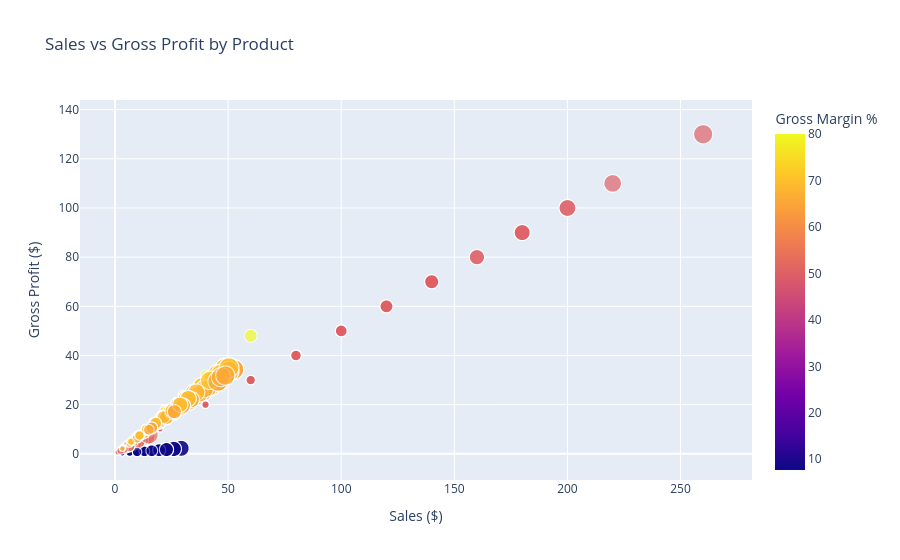

Write notebook code for a chart like this one.
### Code cell
# Bivariate Relationship Analysis
print("\n" + "=" * 80)
print("BIVARIATE RELATIONSHIP ANALYSIS")
print("=" * 80)

# Sales vs Gross Profit scatter
fig1 = px.scatter(df_clean, x='Sales', y='Gross Profit', 
                   size='Units', color='Gross Margin %',
                   hover_name='Product Name',
                   title='Sales vs Gross Profit by Product',
                   labels={'Sales': 'Sales ($)', 'Gross Profit': 'Gross Profit ($)'})
fig1.show()

# Division Performance
division_perf = df_clean.groupby('Division').agg({
    'Sales': 'sum',
    'Gross Profit': 'sum',
    'Units': 'sum',
    'Order ID': 'count'
}).round(2)
division_perf['Margin %'] = (division_perf['Gross Profit'] / division_perf['Sales'] * 100).round(2)
division_perf = division_perf.rename(columns={'Order ID': 'Order Count'})

print("\nDivision Performance Summary:")
print(division_perf)

# Region Performance
region_perf = df_clean.groupby('Region').agg({
    'Sales': 'sum',
    'Gross Profit': 'sum',
    'Gross Margin %': 'mean'
}).round(2).sort_values('Sales', ascending=False)

print("\nRegion Performance Summary:")
print(region_perf)

# Product Performance
product_perf = df_clean.groupby('Product Name').agg({
    'Sales': ['sum', 'count'],
    'Gross Profit': 'sum',
    'Gross Margin %': 'mean',
    'Units': 'sum'
}).round(2)
product_perf.columns = ['Sales', 'Order Count', 'Gross Profit', 'Avg Margin %', 'Units']
product_perf = product_perf.sort_values('Sales', ascending=False)

print("\nTop 10 Products by Sales:")
print(product_perf.head(10))

### Figure 1 — Plotly figure (JSON) as saved in the notebook; plotly's stock layout.template omitted (floating-point values rounded to 4 significant figures; data arrays with more than 128 entries replaced by an {"elided": "..."} marker saying what was removed)
{"data": [{"hovertemplate": "<b>%{hovertext}</b><br><br>Sales ($)=%{x}<br>Gross Profit ($)=%{y}<br>Units=%{marker.size}<br>Gross Margin %=%{marker.color}<extra></extra>", "hovertext": {"elided": "10194 str values"}, "legendgroup": "", "marker": {"color": {"elided": "10194 float values"}, "coloraxis": "coloraxis", "size": {"elided": "10194 int values"}, "sizemode": "area", "sizeref": 0.035, "symbol": "circle"}, "mode": "markers", "name": "", "showlegend": false, "type": "scattergl", "x": {"elided": "10194 float values"}, "xaxis": "x", "y": {"elided": "10194 float values"}, "yaxis": "y"}], "layout": {"coloraxis": {"colorbar": {"title": {"text": "Gross Margin %"}}, "colorscale": [[0, "#0d0887"], [0.1111, "#46039f"], [0.2222, "#7201a8"], [0.3333, "#9c179e"], [0.4444, "#bd3786"], [0.5556, "#d8576b"], [0.6667, "#ed7953"], [0.7778, "#fb9f3a"], [0.8889, "#fdca26"], [1, "#f0f921"]]}, "legend": {"itemsizing": "constant", "tracegroupgap": 0}, "title": {"text": "Sales vs Gross Profit by Product"}, "xaxis": {"anchor": "y", "domain": [0, 1], "title": {"text": "Sales ($)"}}, "yaxis": {"anchor": "x", "domain": [0, 1], "title": {"text": "Gross Profit ($)"}}}}
